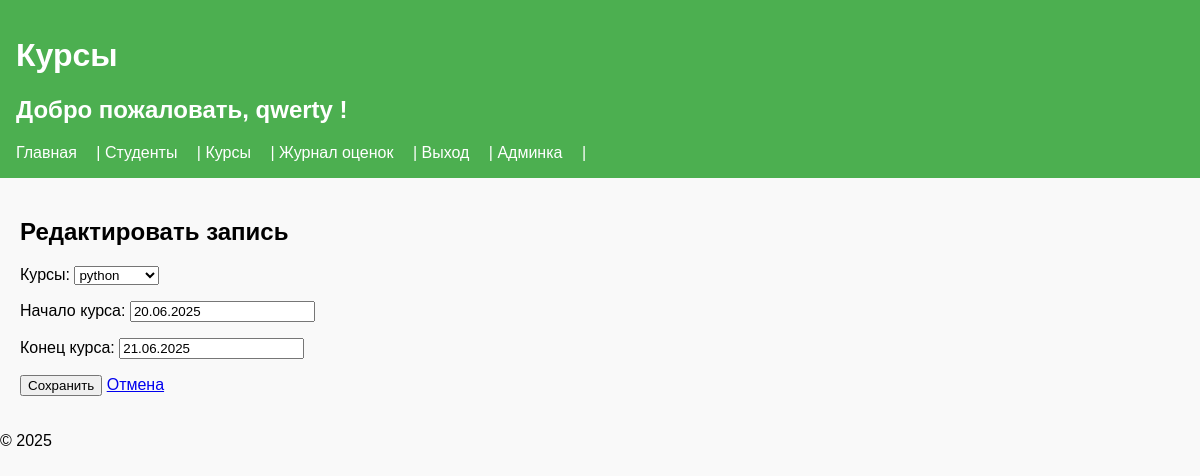
Screenshot of /courses/edit/10/ (signed in) with the database file from the repository.
### students/models.py (models this page shows, shortened)
class Courses(models.Model):
    courses = [
        ('py', 'python'),
        ('c', 'C++'),
        ('js','JavaScript')
    ]
    name = models.CharField(
        choices=courses,
        max_length=15,
        verbose_name='курсы'
    )
    course_num = models.PositiveSmallIntegerField(
        verbose_name='номер потока',
        default=1
    )
    start_date = models.DateField(verbose_name='начало курса')
    end_date = models.DateField(verbose_name='конец курса')
    description = models.TextField(blank=True, verbose_name='описание')

### students/views.py (the view)
# urls.py: path('courses/edit/<int:pk>/', CourseUpdateView.as_view(), name='course_edit'),
class CourseUpdateView(LoginRequiredMixin, UpdateView):
    model = Courses
    form_class = CourseAddForm2
    template_name = 'course_edit_form.html'
    success_url = reverse_lazy('course_list')
    login_url = '/login/'

### students/forms.py
class CourseAddForm2(forms.ModelForm):
    class Meta:
        model = Courses
        fields = ['name', 'start_date', 'end_date'] #см.поля в модели Course

### students/templates/course_edit_form.html (shortened to what this page needs)
{%extends 'base.html' %}
{% block content %}
    <h2>Редактировать запись</h2>
    <form  class="persons_forms" action="" method="post">
        {{form.as_p}}
        <button type="submit">Сохранить</button>
        <a href="{% url 'course_list' %}">Отмена</a>
    </form>
{% endblock %}

### students/templates/base.html (shortened to what this page needs)
<!DOCTYPE html>
<html lang="ru">
<head>
    {% load static %}
    <link rel="stylesheet" href="{% static 'css/style.css' %}?v=1">
</head>
<body>
    <header>
        <h1>Курсы</h1>
        {% if request.user.is_authenticated %}
            <h2>Добро пожаловать, {{user.username}} !</h2>
        {% endif %}
        <nav>
            <a href="{% url 'home' %}">Главная</a> |
            <a href="{% url 'student_list' %}">Студенты</a> |
            <a href="{% url 'course_list' %}">Курсы</a> |
            <a href="{% url 'grade_journal' %}">Журнал оценок</a> |
            {% if request.user.is_authenticated %}
                <a href="/logout/">Выход</a> |
            {% else %}
                <a href="/login/">Войти</a> |
                <a href="/reg/">Регистрация</a> |
            {% endif %}
                <a href="/admin/">Админка</a> |
        </nav>
    </header>
    <main>
        {% block content %}
        {% endblock %}
    </main>
    <footer>
        <p>&copy; 2025 </p>
    </footer>
</body>
</html>

### students/static/css/style.css (style rules this page uses)
body { font-family: Arial, sans-serif; margin: 0; padding: 0; background: #f9f9f9; }
header { background: #4CAF50; color: white; padding: 1rem; }
nav a { color: white; margin-right: 15px; text-decoration: none; }
main { padding: 20px; }

### rows the page displays
Courses: name "python", start_date "20.06.2025", end_date "21.06.2025"

### other values shown
{{ user.username }} "qwerty"
